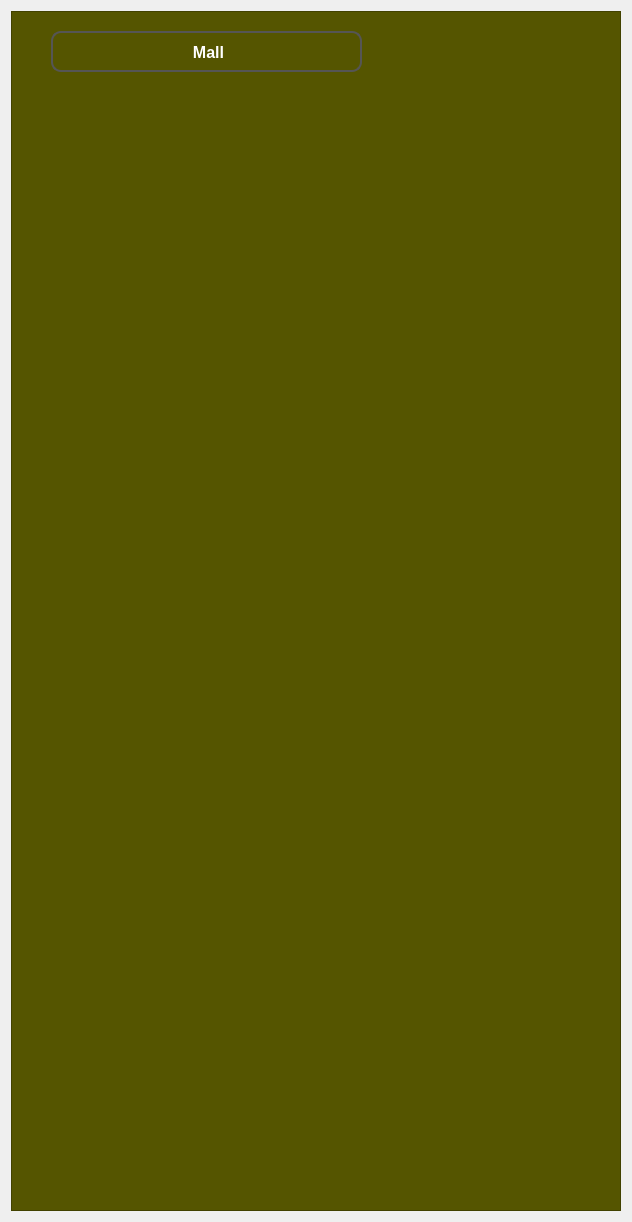
             <widget class="QWidget" name="products_scrollAreaWidgetContents">
              <property name="geometry">
               <rect>
                <x>0</x>
                <y>0</y>
                <width>632</width>
                <height>1218</height>
               </rect>
              </property>
              <layout class="QVBoxLayout" name="verticalLayout_2">
               <item>
                <widget class="QFrame" name="products_grid_frame">
                 <property name="minimumSize">
                  <size>
                   <width>0</width>
                   <height>1200</height>
                  </size>
                 </property>
                 <property name="styleSheet">
                  <string notr="true">background-color: rgb(85, 85, 0);</string>
                 </property>
                 <property name="frameShape">
                  <enum>QFrame::StyledPanel</enum>
                 </property>
                 <property name="frameShadow">
                  <enum>QFrame::Raised</enum>
                 </property>
                 <widget class="QWidget" name="gridLayoutWidget_2">
                  <property name="geometry">
                   <rect>
                    <x>0</x>
                    <y>80</y>
                    <width>611</width>
                    <height>1111</height>
                   </rect>
                  </property>
                  <layout class="QGridLayout" name="gridLayout_2" rowstretch="0" columnstretch="0">
                   <property name="sizeConstraint">
                    <enum>QLayout::SetFixedSize</enum>
                   </property>
                   <property name="bottomMargin">
                    <number>0</number>
                   </property>
                  </layout>
                 </widget>
                 <widget class="QLabel" name="mall_name_label_products">
                  <property name="geometry">
                   <rect>
                    <x>40</x>
                    <y>20</y>
                    <width>311</width>
                    <height>41</height>
                   </rect>
                  </property>
                  <property name="styleSheet">
                   <string notr="true">QLabel {
    color: #ffffff; /* Text color */
    border: 2px solid #555555; /* Border */
    border-radius: 10px; /* Rounded corners */
    padding: 10px; /* Padding inside the label */
    font-family: Arial, sans-serif; /* Font family */
    font-size: 16px; /* Font size */
    font-weight: bold; /* Font weight */
    text-align: center; /* Text alignment */
}</string>
                  </property>
                  <property name="text">
                   <string>&lt;html&gt;&lt;head/&gt;&lt;body&gt;&lt;p align=&quot;center&quot;&gt;Mall&lt;/p&gt;&lt;/body&gt;&lt;/html&gt;</string>
                  </property>
                 </widget>
                </widget>
               </item>
              </layout>
             </widget>
